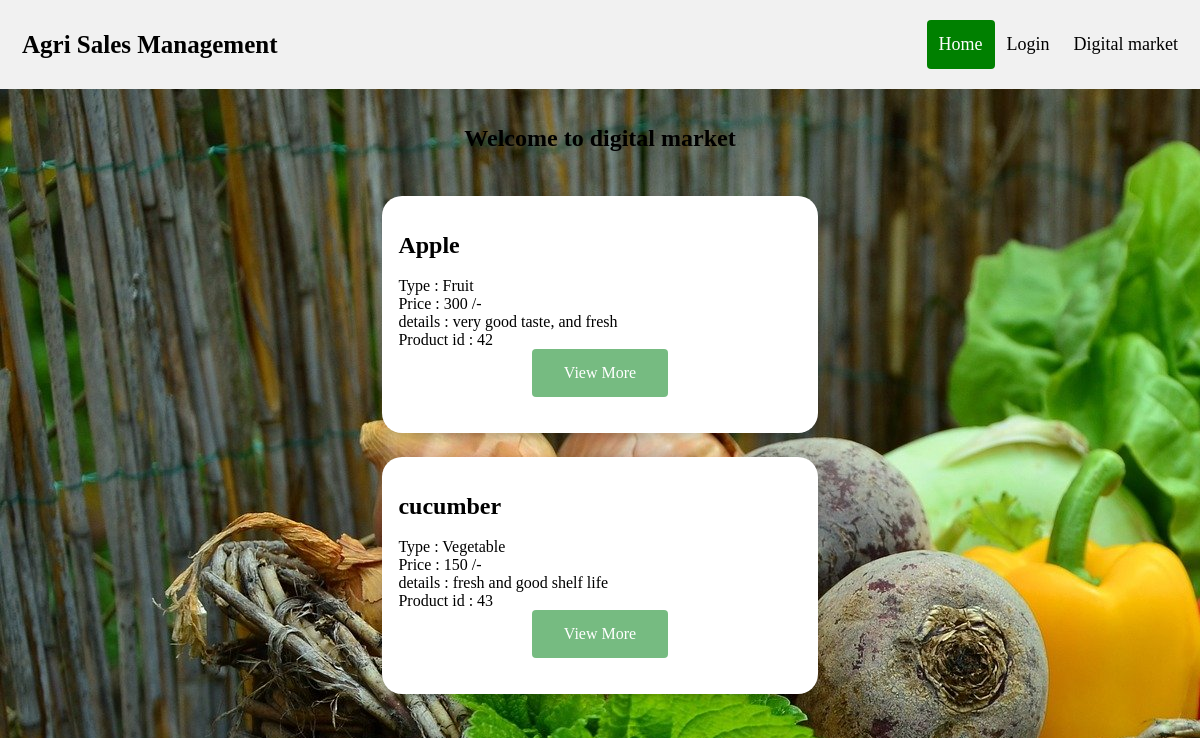
/productMenu.php, run on the app's committed database.
### tables this page shows
CREATE TABLE `fproduct` (
  `fid` int(255) NOT NULL,
  `pid` int(255) NOT NULL,
  `product` varchar(255) NOT NULL,
  `pcat` varchar(255) NOT NULL,
  `pinfo` varchar(255) NOT NULL,
  `price` float NOT NULL
);

### productMenu.php (the view, shortened to what this page needs)
<?php
	require 'db.php';
?>
<!DOCTYPE html>
<html lang="en">
	<head>
		<link rel="stylesheet" href="css/style1.css">
		<link rel="stylesheet" href="css/style3.css">
	</head>
	<body class>
		<?php
			require 'menu.php';
		?>
			<section id="main">
				<div class="container">
				<br><br>
						<center>
							<h2>Welcome to digital market</h2>
						</center>
						<br><br>
				</div>
			<section id="two" class="wrapper style2 align-center">
				<div class="container">
				<?php
					if(!isset($_GET['type']) OR $_GET['type'] == "all")
					{
					 	$sql = "SELECT * FROM fproduct WHERE 1";
					}
					$result = mysqli_query($conn, $sql);
				?>
				<div class="row">
				<?php
					while($row = $result->fetch_array()):
				?>
				<div class="row">
        			<div class="column">
            			<div class="card">
               				<div class="container">
							   <section>
								<br><br>
								<strong><h2 class="title" style="color:black; "><?php echo $row['product'].'';?></h2></strong>
								<br>
								<blockquote><?php echo "Type : ".$row['pcat'].'';?><br>
								<?php echo "Price : ".$row['price'].' /-';?><br>
								<?php echo "details : ".$row['pinfo'].'';?><br>
								<?php echo "Product id : ".$row['pid'].'';?><br>
								</blockquote>
								<center><a href="review.php?pid=<?php echo $row['pid'] ;?>" class="buttonfit"> View More </a></center>
								<br><br>
								</section>
                			</div>
            			</div>
        			</div>
				</div>
				<?php endwhile;	?>
				</div>
			</section>
		</section>
</body>
</html>

### menu.php
<?php
	if(isset($_SESSION['logged_in']) AND $_SESSION['logged_in'] == 1)
	{
		$loginProfile = "My Profile: ". $_SESSION['Username'];
		if($_SESSION['Category']!= 1)
		{
			$link = "Login/profile.php";
		}
		else {
				$link = "profileView.php";
		}
	}
	else
	{
		$loginProfile = "Login";
		$link = "signin.php";
	}
?>
<!DOCTYPE html>
			<header id="header">
				<div class="header">
  					<a href="#default" class="logo">Agri Sales Management</a>
  					<div class="header-right">
    					<a class="active" href="index.php">Home</a>
    					<a href="<?= $link; ?>"><?php echo" ". $loginProfile; ?></a>
    					<a href="market.php">Digital market</a>
  					</div>
				</div>
			</header>
	</body>
</html>

### css/style1.css (style rules this page uses)
* { margin: 0; padding: 0; box-sizing: border-box; }
.header { overflow: hidden; background-color: #f1f1f1; padding: 20px 10px; }
.header a { float: left; color: black; text-align: center; padding: 12px; text-decoration: none; font-size: 18px; line-height: 25px; border-radius: 4px; }
.header a.logo { font-size: 25px; font-weight: bold; }
.header a.active { background-color: green; color: white; }
.header-right { float: right; }
.buttonfit { background-color:rgba(31, 145, 50, 0.61); border-radius: 4px; border: 0px; color: white; padding: 15px 32px; text-align: center; text-decoration: none; display: inline-block; font-size: 16px; }

### css/style3.css (style rules this page uses)
body { margin: 0; }
body { height: 100vh; width: 100%; }
.column { margin: auto; width: 40%; margin-bottom: 16px; padding: 0 8px; }
html { box-sizing: border-box; }
*, *:before, *:after { box-sizing: inherit; }
.card { box-shadow: 0 4px 8px 0 rgba(0, 0, 0, 0.2); margin: 8px; background-color: #ffffff; border-radius: 20px; }
.container { padding: 0 16px; }
.container::after, .row::after { content: ""; clear: both; display: table; }
.title { color: rgb(61, 57, 57); }

### productMenu.php (style rules this page uses)
body { background-image: url('images/image6.jpg'); }

### data on the page
fproduct: product "Apple", pcat "Fruit", price "300", pinfo "very good taste, and fresh", pid "42"
fproduct: product "cucumber", pcat "Vegetable", price "150", pinfo "fresh and good shelf life", pid "43"

### other printed values
$loginProfile "Login"
